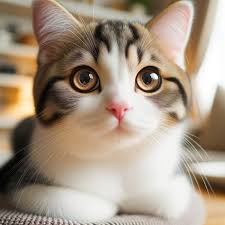
#> input picture Python_all/png/cat1.jpg, 225 x 225 px, found by its file name
$ python PIL_demo.py
#> lines starting #> are read from the running program, lines starting #| are printed output that depends on the picture
from PIL import Image, ImageFilter
import os

image1 = Image.open('cat1.jpg')
#> image1 is the input picture: PIL image 225x225 RGB; mean R, G, B 166.9, 150.6, 133
image1.rotate(90).save('cat1_mod.jpg')
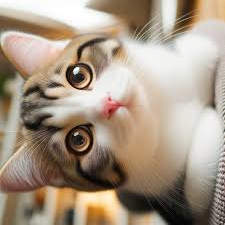
#> saved as cat1_mod.jpg: PIL image 225x225 RGB; mean R, G, B 166.9, 150.6, 133
image1.convert(mode='L').save('cat1_L.jpg')
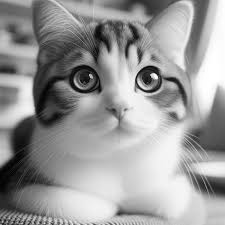
#> saved as cat1_L.jpg: PIL image 225x225 L; min 1, max 255, mean 153.5
image1.filter(ImageFilter.GaussianBlur(15)).save('cat1_filter.jpg')
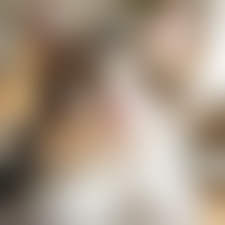
#> saved as cat1_filter.jpg: PIL image 225x225 RGB; mean R, G, B 166.6, 150.4, 132.7


# [21 lines of commented-out code are left out]

$ run again, with Python_all/png/cat3.jpg copied over Python_all/png/cat1.jpg
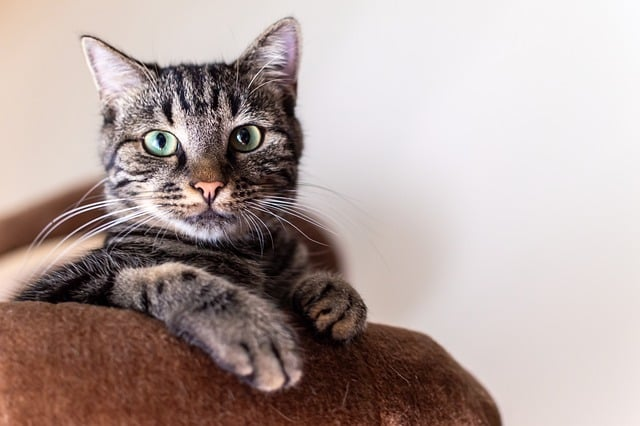
#> input picture Python_all/png/cat3.jpg, 640 x 426 px, found by its file name
#> image1 is the input picture: PIL image 640x426 RGB; mean R, G, B 177.3, 161.4, 157.7
#> `image1.rotate(90).save('cat1_mod.jpg')`:
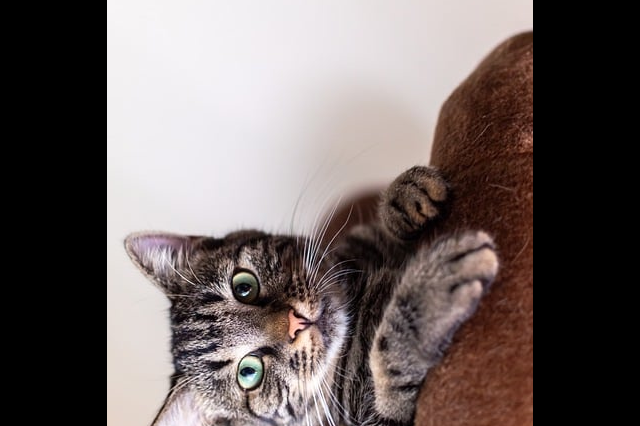
#> saved as cat1_mod.jpg: PIL image 640x426 RGB; mean R, G, B 108.2, 98.2, 96.7
#> `image1.filter(ImageFilter.GaussianBlur(15)).save('cat1_filter.jpg')`:
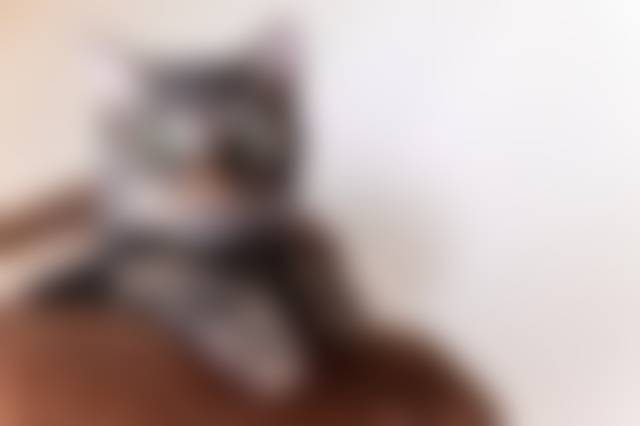
#> saved as cat1_filter.jpg: PIL image 640x426 RGB; mean R, G, B 177.4, 161.5, 157.8

$ run again, with Python_all/png/cat4.jpg copied over Python_all/png/cat1.jpg
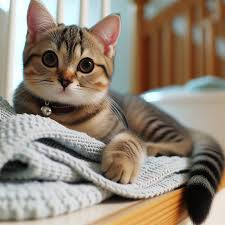
#> input picture Python_all/png/cat4.jpg, 225 x 225 px, found by its file name
#> image1 is the input picture: PIL image 225x225 RGB; mean R, G, B 145.3, 132.5, 118
#> `image1.rotate(90).save('cat1_mod.jpg')`:
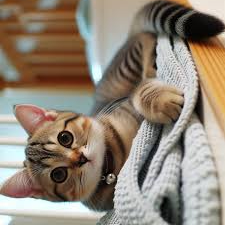
#> saved as cat1_mod.jpg: PIL image 225x225 RGB; mean R, G, B 145.3, 132.5, 118
#> `image1.filter(ImageFilter.GaussianBlur(15)).save('cat1_filter.jpg')`:
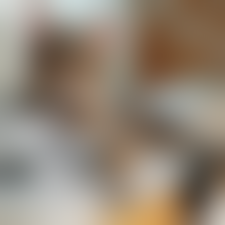
#> saved as cat1_filter.jpg: PIL image 225x225 RGB; mean R, G, B 146.2, 133.3, 118.6
